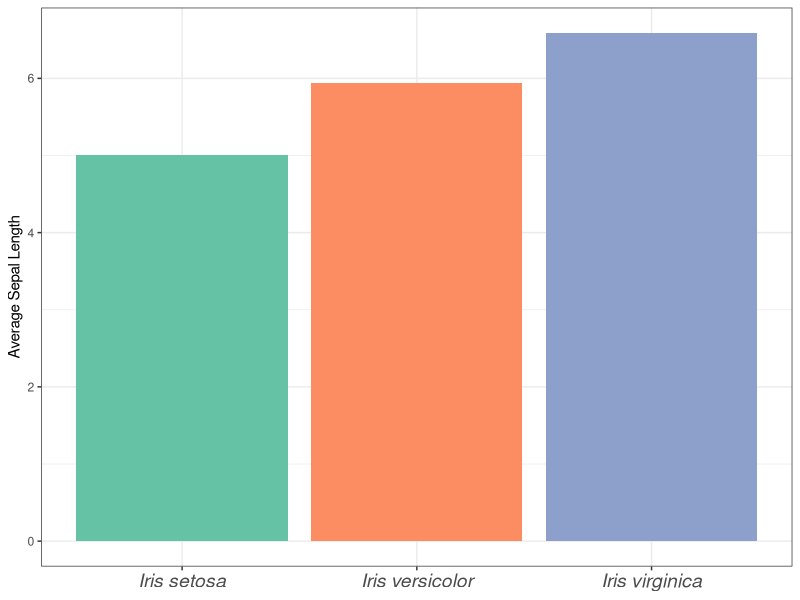
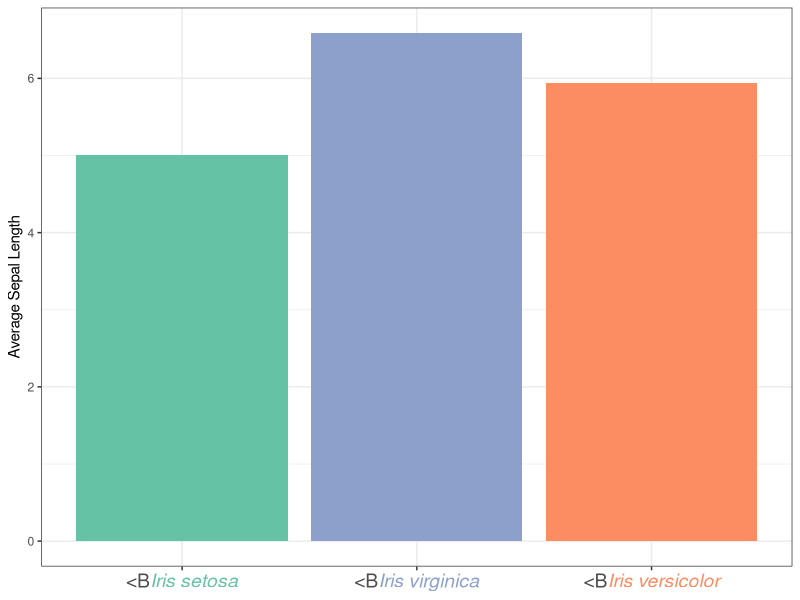

Write R code to recreate these figures, in order.
## ---- chunk 1
knitr::opts_chunk$set(warning = FALSE, message = FALSE)
library(tidyverse)
theme_set(theme_bw())
## ---- chunk 2
library(glue)

iris_subset <- iris %>%
  group_by(Species) %>%
  summarize(avg_Sepal_Length = mean(Sepal.Length)) %>%
  mutate(Species = glue("*Iris {Species}*"),
         Color = c("#66C2A5", "#FC8D63", "#8DA0CB")) 

iris_subset
## ---- chunk 3
library(ggtext)

iris_subset %>%
  ggplot(aes(Species, avg_Sepal_Length))+
  geom_col(aes(fill = Color))+
  scale_fill_identity()+
  labs(x = NULL,
       y = "Average Sepal Length")+
  theme(axis.text.x = element_markdown(size = 14))
## ---- chunk 4
library(glue)
library(ggtext)

iris_subset %>%
  mutate(color_id = glue("<B<i style = 'color:{Color}'>{Species}</i></B>")) %>%
  ggplot(aes(color_id, avg_Sepal_Length))+
  geom_col(aes(fill = Color))+
  scale_fill_identity()+
  labs(x = NULL,
       y = "Average Sepal Length")+
  theme(axis.text.x = element_markdown(size = 14))
## ---- chunk 5
citation("tidyverse")
